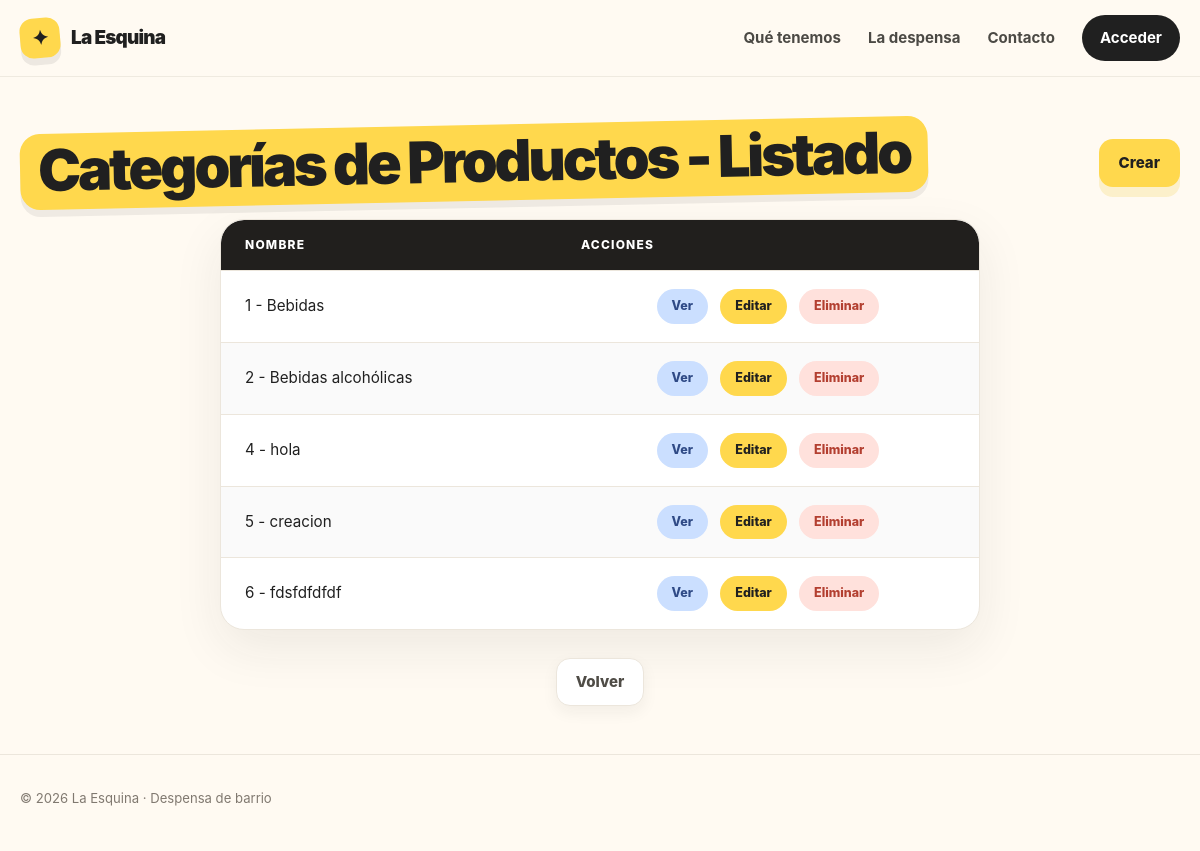
The app's page /ventas/categoria/list/, older data.
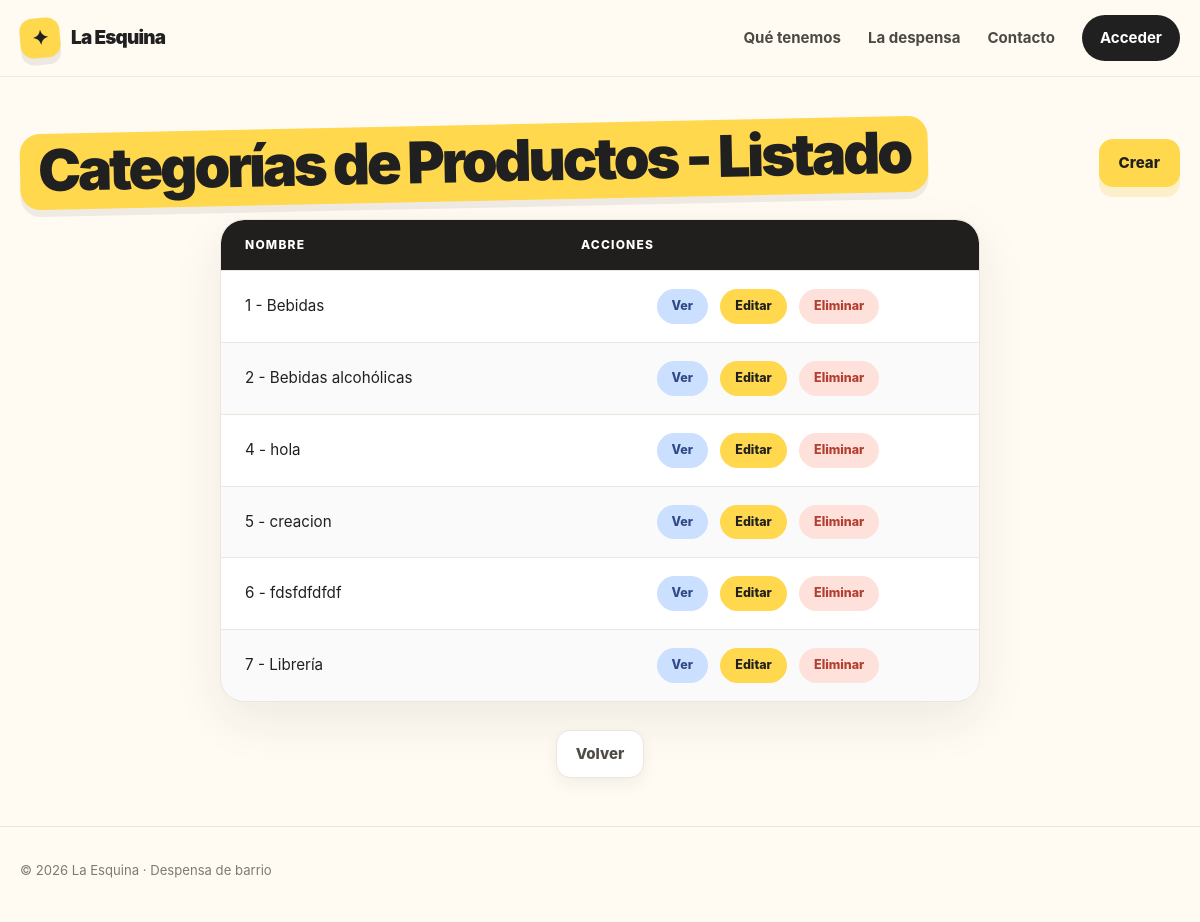
The same page, newer data.
### ventas/models/categoria.py (models this page shows, shortened)
class Categoria(models.Model):
    nombre = models.CharField(unique=True)
    descripcion = models.TextField(blank=True)
    class Meta:
        verbose_name = "Categoría de Producto"
        verbose_name_plural = "Categorías de Productos"

### ventas/views.py (the view)
# urls.py: path("categoria/list/", views.categoria_list, name="categoria_list"),
def categoria_list(request: HttpRequest) -> HttpResponse:
    categorias = Categoria.objects.all()
    return render(request, "ventas/categoria_list.html", {"categorias": categorias})

### ventas/templates/ventas/categoria_list.html
{% extends "core/base.html" %}
{% load static %}
{% block styles %}
    <link rel="stylesheet" href="{% static 'core/css/table.css' %}" />
{% endblock styles %}
{% block content %}
    <div class="container section">
        <div class="page-head">
            <h1 class="page-title">Categorías de Productos - Listado</h1>
            <a class="button button-primary"
               href="{% url 'ventas:categoria_create' %}">Crear</a>
        </div>
        <table class="data-table">
            <thead>
                <tr>
                    <th>Nombre</th>
                    <th>Acciones</th>
                </tr>
            </thead>
            <tbody>
                {% for categoria in categorias %}
                    <tr>
                        <td>{{ categoria.pk }} - {{ categoria.nombre }}</td>
                        <td class="table-actions">
                            <a class="table-action table-action--view"
                               href="{% url 'ventas:categoria_detail' categoria.pk %}">Ver</a>
                            <a class="table-action table-action--edit"
                               href="{% url 'ventas:categoria_update' categoria.pk %}">Editar</a>
                            <a class="table-action table-action--danger" href="#">Eliminar</a>
                        </td>
                    </tr>
                {% empty %}
                    <tr>
                        <td class="table-empty" colspan="2">No hay categorías disponibles.</td>
                    </tr>
                {% endfor %}
            </tbody>
        </table>
        <div class="page-actions">
            <a class="button button-secondary" href="{% url 'ventas:home' %}">Volver</a>
        </div>
    </div>
{% endblock content %}

### core/templates/core/base.html (shortened to what this page needs)
{% load static %}
<!DOCTYPE html>
<html lang="es">
    <head>
        <link rel="stylesheet" href="{% static 'core/css/base.css' %}" />
        <link rel="stylesheet" href="{% static 'core/css/nav.css' %}" />
        <link rel="stylesheet" href="{% static 'core/css/components.css' %}" />
        <link rel="stylesheet" href="{% static 'core/css/footer.css' %}" />
        {% block styles %}
        {% endblock styles %}
    </head>
    <body>
        <header>
            {% block header %}
                {% include "core/partials/header.html" %}
            {% endblock header %}
        </header>
        <main>
            {% block content %}
            {% endblock content %}
        </main>
        <footer>
            {% include "core/partials/footer.html" %}
        </footer>
    </body>
</html>

### core/templates/core/partials/header.html
<div class="nav">
    <div class="container nav-inner">
        <a href="/" class="brand" aria-label="La Esquina, inicio">
            <span class="brand-mark">✦</span>
            <span>La Esquina</span>
        </a>
        <nav class="nav-links" aria-label="Navegación principal">
            <a href="#productos">Qué tenemos</a>
            <a href="#nosotros">La despensa</a>
            <a href="#contacto">Contacto</a>
            <a href="{% url 'ventas:home' %}" class="nav-cta">Acceder</a>
        </nav>
    </div>
</div>

### core/templates/core/partials/footer.html
<div class="container footer-inner">
    <p class="footer-copy">© 2026 La Esquina · Despensa de barrio</p>
</div>

### core/static/core/css/base.css (style rules this page uses)
:root { --bg: #fffaf2; --surface: #fff; --ink: #202020; --muted: #6d6a64; --line: #ece6dc; --yellow: #ffd84d; --coral: #ff806f; --mint: #bfe9d7; --blue: #cbdfff; --pink: #ffd3df; --shadow: 0 18px 50px rgba(32, 32, 32, 0.08); }
* { box-sizing: border-box; margin: 0; padding: 0; }
html { scroll-behavior: smooth; }
body { font-family: Inter, ui-sans-serif, system-ui, -apple-system, BlinkMacSystemFont, "Segoe UI", sans-serif; background: var(--bg); color: var(--ink); line-height: 1.5; display: flex; flex-direction: column; min-height: 100vh; }
main { flex: 1 0 auto; }
a { color: inherit; text-decoration: none; }
.container { width: min(1160px, calc(100% - 40px)); margin: 0 auto; }

### core/static/core/css/nav.css (style rules this page uses)
.nav { position: sticky; top: 0; z-index: 20; background: rgba(255, 250, 242, 0.9); backdrop-filter: blur(14px); border-bottom: 1px solid rgba(236, 230, 220, 0.8); }
.nav-inner { min-height: 76px; display: flex; align-items: center; justify-content: space-between; gap: 24px; }
.brand { display: inline-flex; align-items: center; gap: 11px; font-weight: 900; font-size: 1.18rem; letter-spacing: -0.04em; }
.brand-mark { width: 40px; height: 40px; display: grid; place-items: center; border-radius: 13px; background: var(--yellow); transform: rotate(-5deg); font-size: 1.25rem; box-shadow: 0 7px 0 rgba(32, 32, 32, 0.08); }
.nav-links { display: flex; align-items: center; gap: 27px; color: #4b4944; font-size: 0.94rem; font-weight: 700; }
.nav-cta { padding: 12px 18px; border-radius: 999px; background: var(--ink); color: #fff; transition: transform 0.2s ease, background 0.2s ease; }
.nav-links .nav-cta, .nav-links .nav-cta:hover { color: #fff; }

### core/static/core/css/components.css (style rules this page uses)
.page-title { display: inline-block; margin-bottom: 18px; padding: 6px 18px 10px; border-radius: 20px; background: var(--yellow); box-shadow: 0 7px 0 rgba(32, 32, 32, 0.07); font-size: clamp(2.3rem, 5.5vw, 3.6rem); font-weight: 950; line-height: 1.05; letter-spacing: -0.055em; transform: rotate(-1.2deg); }
.button { display: inline-flex; align-items: center; justify-content: center; gap: 9px; min-height: 48px; padding: 0 19px; border-radius: 14px; border: 1px solid transparent; font-size: 0.94rem; font-weight: 850; transition: transform 0.2s ease, box-shadow 0.2s ease; }
.button-primary { background: var(--yellow); box-shadow: 0 10px 0 rgba(237, 191, 23, 0.18); }
.button-secondary { background: var(--surface); border-color: var(--line); color: #4f4c46; box-shadow: 0 6px 16px rgba(32, 32, 32, 0.06); }
.page-actions { display: flex; justify-content: center; gap: 12px; }
.page-head { display: flex; align-items: center; justify-content: space-between; flex-wrap: wrap; gap: 16px; margin-bottom: 18px; }
.page-head .page-title { margin-bottom: 0; }
.section { padding: 48px 0; }

### core/static/core/css/footer.css (style rules this page uses)
footer { padding: 34px 0 42px; border-top: 1px solid var(--line); margin-top: auto; }
.footer-inner { display: flex; justify-content: space-between; align-items: center; gap: 18px; }
.footer-copy { color: #807970; font-size: 0.82rem; }

Row changes from the older to the newer data that the page shows:
added Categoria: pk "7", nombre "Librería"
